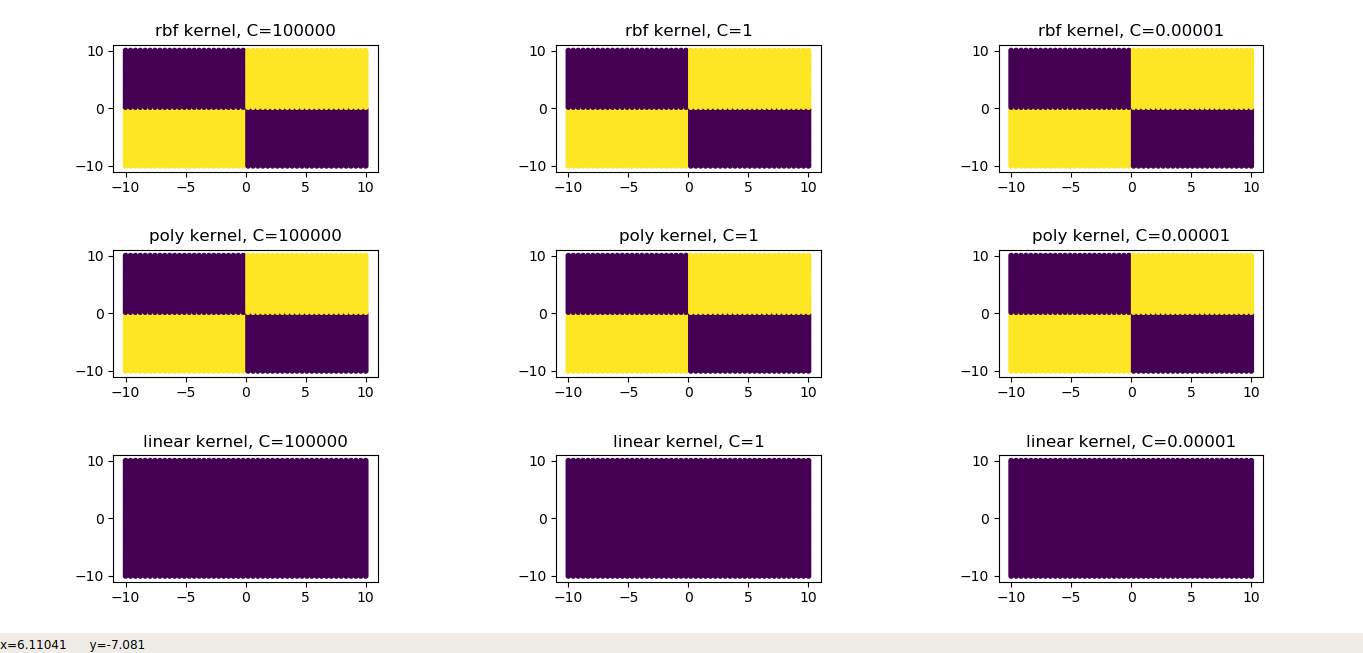

Python code for this plot:
import matplotlib
import math
import tkinter
import numpy as np
import matplotlib.pyplot as plt
from sklearn.svm import SVC

a = 1
X = np.array([[a, a],[0-a, a], [a, 0-a], [0-a, 0-a]])
Xdat = np.linspace(-10, 10, 50)
Xdat = Xdat[(Xdat!=0)]
X2 = Xdat[(Xdat!=0)]

shape_x1 = 0
shape_x2 = 0
shape_x3 = 0
shape_x4 = 0
shape_x5 = 0

# print("shape_x1")
# print("shape_x2")
# print("shape_x3")
# print("shape_x4")
# print("shape_x5")

Xnew = np.array([[]])
shape_Xdat = Xdat.shape[0]
shape_X2 = X2.shape[0]
for i in range(0,shape_Xdat):
    for j in range(0,shape_X2):
        if i == 0 and j == 0:
            Xnew = np.array([[Xdat[i],X2[j]]])
        else:
            Xnew = np.vstack((Xnew, np.array([[Xdat[i],X2[j]]])))

list_y = [[1],[0],[0],[1]]
y = np.array(list_y)

var = 100000
deg = 4
clf = SVC(C = var, kernel = 'rbf',degree=deg)
clf.fit(X,y)
ynew = clf.predict(Xnew)

# print(ynew)

num = 331
plt.subplot(num)
plt.scatter(Xnew[:,0], Xnew[:,1], c = ynew[:], s=10)
plt.title('rbf kernel, C=100000')

clf = SVC(C = var/var, kernel = 'rbf',degree=deg)
clf.fit(X,y)
ynew = clf.predict(Xnew)

# print(ynew)

plt.subplot(num+1)
plt.scatter(Xnew[:,0], Xnew[:,1], c = ynew[:], s=10)
plt.title('rbf kernel, C=1')

clf = SVC(C = 0.00001, kernel = 'rbf',degree=deg)
clf.fit(X,y)
ynew = clf.predict(Xnew)

plt.subplot(num+2)
plt.scatter(Xnew[:,0], Xnew[:,1], c = ynew[:], s=10)
plt.title('rbf kernel, C=0.00001')

# print(ynew)

clf = SVC(C = var, kernel = 'poly',degree=deg)
clf.fit(X,y)
ynew = clf.predict(Xnew)

plt.subplot(num+3)
plt.scatter(Xnew[:,0], Xnew[:,1], c = ynew[:], s=10)
plt.title('poly kernel, C=100000')

clf = SVC(C = 1, kernel = 'poly',degree=4)
clf.fit(X,y)
ynew = clf.predict(Xnew)

plt.subplot(num+4)
plt.scatter(Xnew[:,0], Xnew[:,1], c = ynew[:], s=10)
plt.title('poly kernel, C=1')


clf = SVC(C = 0.00001, kernel = 'poly',degree=deg)
clf.fit(X,y)
ynew = clf.predict(Xnew)

plt.subplot(num+5)
plt.scatter(Xnew[:,0], Xnew[:,1], c = ynew[:], s=10)
plt.title('poly kernel, C=0.00001')

clf = SVC(C = var, kernel = 'linear')
clf.fit(X,y)
ynew = clf.predict(Xnew)

plt.subplot(num+6)
plt.scatter(Xnew[:,0], Xnew[:,1], c = ynew[:], s=10)
plt.title('linear kernel, C=100000')

clf = SVC(C = var/var, kernel = 'linear')
clf.fit(X,y)
ynew = clf.predict(Xnew)

plt.subplot(num+7)
plt.scatter(Xnew[:,0], Xnew[:,1], c = ynew[:], s=10)
plt.title('linear kernel, C=1')

clf = SVC(C = 0.00001, kernel = 'linear')
clf.fit(X,y)
ynew = clf.predict(Xnew)

plt.subplot(339)
plt.scatter(Xnew[:,0], Xnew[:,1], c = ynew[:], s=10)
plt.title('linear kernel, C=0.00001')

plt.tight_layout()
plt.show()
